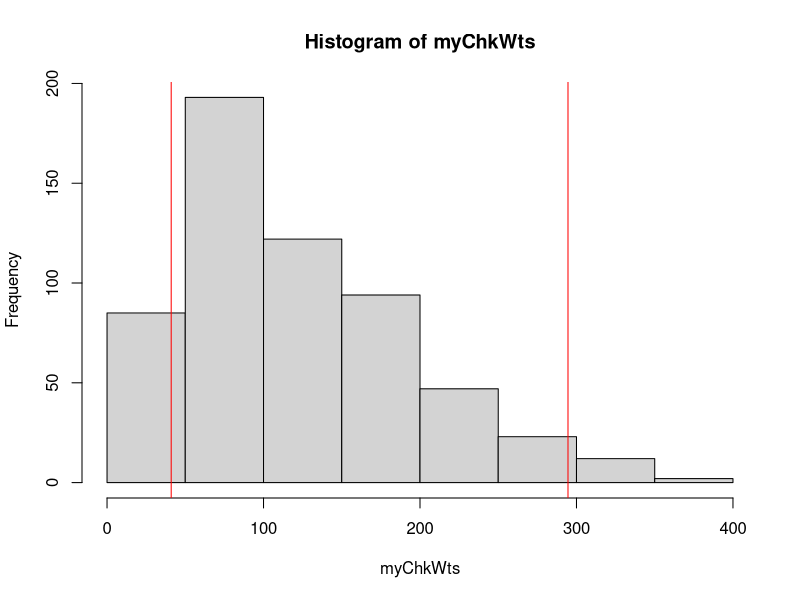
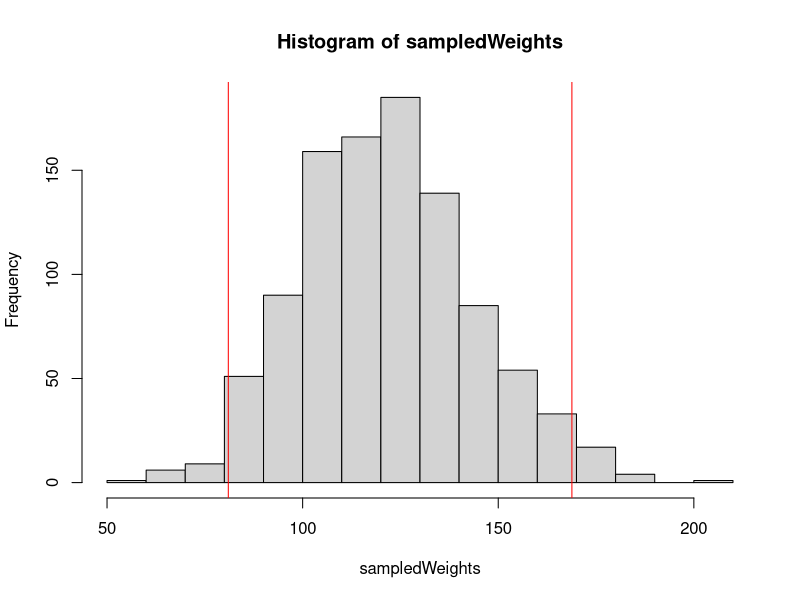
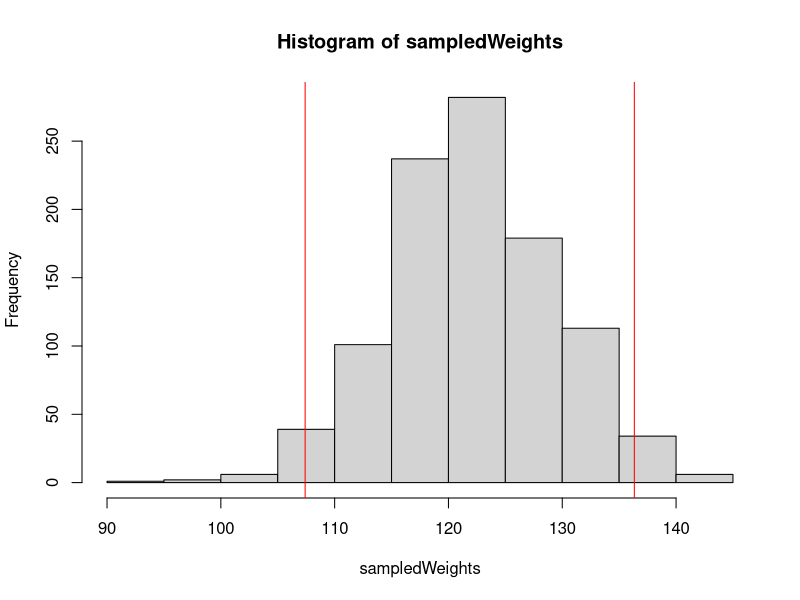

Reproduce these figures in R, in order.
## ---- chunk 1
data("ChickWeight")
summary(ChickWeight)
## ---- chunk 2
dim(ChickWeight)
## ---- chunk 3
summary(ChickWeight$weight)
## ---- chunk 4
head(ChickWeight$weight)
## ---- chunk 5
mean(ChickWeight$weight)
## ---- chunk 6
myChkWts <- ChickWeight$weight
## ---- chunk 7
quantile(myChkWts, .5)
## ---- chunk 8
hist(myChkWts)
abline(v = c(quantile(myChkWts, .025),quantile(myChkWts, .975)), col="red")
## ---- chunk 9
set.seed(1347)
sampledWeights <- replicate(1000, mean(sample(myChkWts, size = 11, replace = T)))
hist(sampledWeights)
abline(v = c(quantile(sampledWeights, .025),quantile(sampledWeights, .975)), col="red")
## ---- chunk 10
set.seed(1347)
sampledWeights <- replicate(1000, mean(sample(myChkWts, size = 100, replace = T)))
hist(sampledWeights)
abline(v = c(quantile(sampledWeights, .025),quantile(sampledWeights, .975)), col="red")
